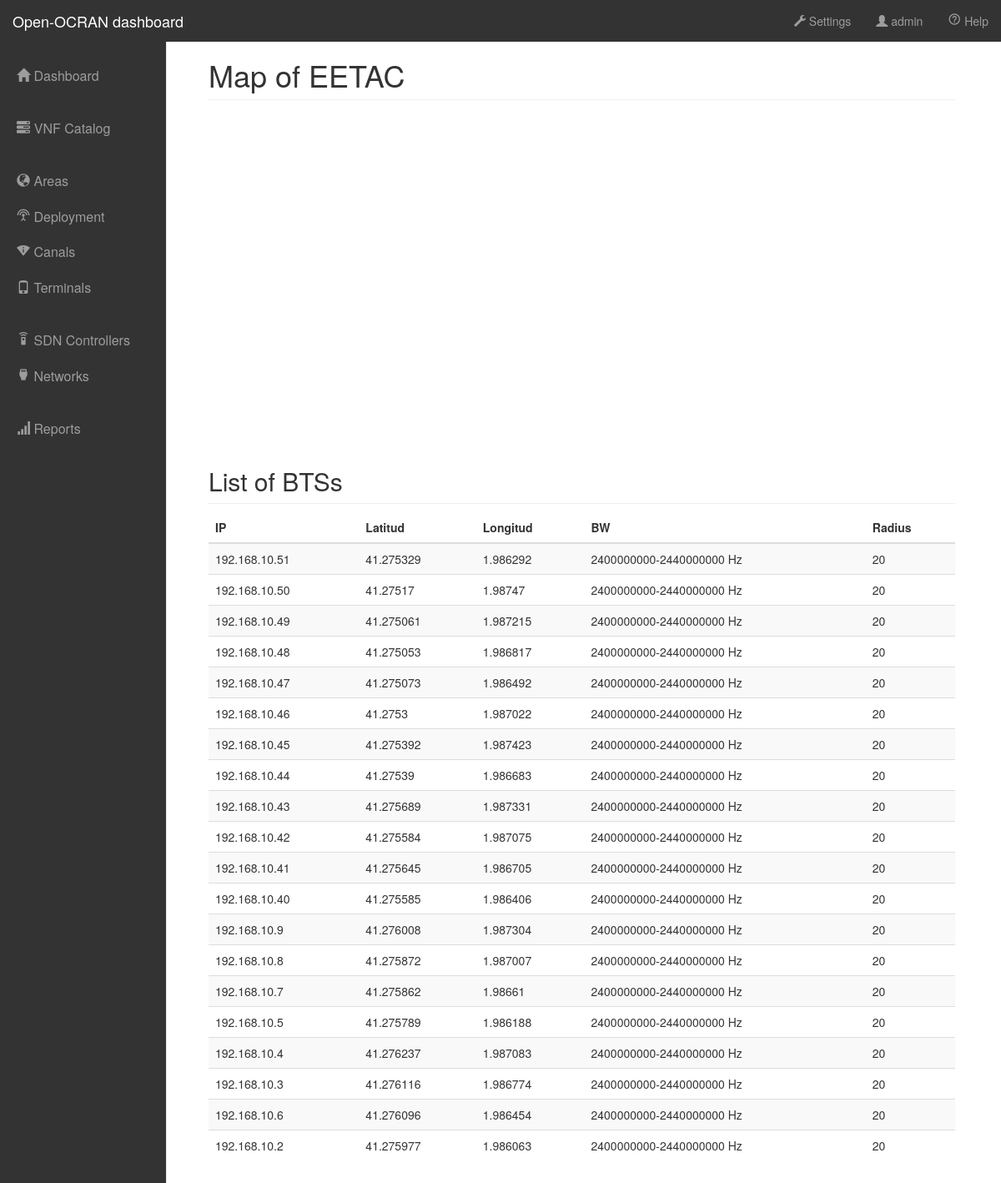
Page /scenarios/areas/13/ (signed in) on the committed database.
### scenarios/models.py (models this page shows, shortened)
class Area(models.Model):
	name = models.CharField(max_length=120)
	latitude = models.CharField(max_length=120, default='41.275621')
	longitude = models.CharField(max_length=120, default='1.986591')
	description = models.TextField(default='description')
	file = models.FileField(null=True, blank=True,upload_to='btss/')
	price = models.FloatField(null=True, blank=True, default = 0)
	forecast = models.CharField(max_length=500, null=True, blank=True)
	rb_offer = models.CharField(max_length=500, null=True, blank=True, default='[0,0,0,0,0,0,0,0,0,0,0,0,0,0,0,0,0,0,0,0,0,0,0]')
	update = models.DateTimeField(auto_now=True,auto_now_add=False)
	timestamp = models.DateTimeField(auto_now=False,auto_now_add=True)
	class Meta:
		ordering = ["-timestamp","-update"]

class Bts(models.Model):
	area = models.ForeignKey(Area, on_delete=models.CASCADE,null=True, blank=True)
	name = models.CharField(max_length=120,null=True, blank=True)
	ip = models.CharField(max_length=120)
	lat = models.CharField(max_length=120)
	longi = models.CharField(max_length=120)
	radio = models.IntegerField(null=True, blank=True)
	neighbor = models.CharField(max_length=500,null=True, blank=True)
	BW = models.CharField(max_length=500,null=True, blank=True)
	freCs = models.CharField(max_length=500,null=True, blank=True,default='')
	update = models.DateTimeField(auto_now=True,auto_now_add=False)
	timestamp = models.DateTimeField(auto_now=False,auto_now_add=True)
	class Meta:
		ordering = ["-timestamp","-update"]

### scenarios/views.py (the view)
# urls.py: url(r'^areas/(?P<id>\d+)/$', area_detail, name='area_detail'),
def area_detail(request,id=None):
	if not request.user.is_authenticated():
		return HttpResponseRedirect(reverse('login'))
	area = get_object_or_404(Area, id=id)
	context = {
		"scenario": area,
		"btss": Bts.objects.filter(area__name=area.name)
	}
	return render(request, "scenarios/scenario_detail.html", context)

### scenarios/templates/scenarios/scenario_detail.html (shortened to what this page needs)
{%extends "base.html"%}
{%block content%}
	<h1 class="page-header">Map of {{scenario.name}}</h1>
    <div id="map-canvas" style="width:auto;height:400px;"></div>
    <h2 class="sub-header">List of BTSs</h2>
        <div class="table-responsive">
            <table class="table table-striped">
                <thead>
                <tr>
                  <th>IP</th>
                  <th>Latitud</th>
                  <th>Longitud</th>
                  <th>BW</th>
                  <th>Radius</th>
                </tr>
                </thead>
                <tbody>
                    {% for bts in btss %}
                        <tr>
                          <td>{{bts.ip}}</td>
                          <td>{{bts.lat}}</td>
                          <td>{{bts.longi}}</td>
                          <td>{{bts.BW}} Hz</td>
                          <td>{{bts.radio}}</td>
                        </tr>
                    {%endfor%}
                </tbody>
            </table>
        </div>
{%endblock content%}

### vnfs/templates/base.html (shortened to what this page needs)
{% load staticfiles %}
<!DOCTYPE html>
<html lang="en">
  <head>
    <link rel="stylesheet" href="http://maxcdn.bootstrapcdn.com/bootstrap/3.3.6/css/bootstrap.min.css">
    <link rel="stylesheet" href="https://maxcdn.bootstrapcdn.com/bootstrap/3.3.6/css/bootstrap.min.css">
    <link rel="stylesheet" type="text/css" href="{% static 'vnfs/dashboard.css' %}" />
  </head>
  <body>
    <nav class="navbar navbar-inverse navbar-fixed-top" style="background-color: #333">
      <div class="container-fluid">
        <div class="navbar-header">
          <a class="navbar-brand" href="#">Open-OCRAN dashboard</a>
        </div>
        <div id="navbar" class="navbar-collapse collapse">
          <ul class="nav navbar-nav navbar-right">
            <li><a href="{% url 'operators:settings' %}"><i class="glyphicon glyphicon-wrench"></i>  Settings</a></li>
            <li><a href="{% url 'logout' %}?next={% url 'login' %}"><i class="glyphicon glyphicon-user"></i>  {{user}}</a></li>
            <li><a href="#">
              <i class="material-icons" style="font-size:16px">help_outline</i>  Help</a></li>
          </ul>
        </div>
      </div>
    </nav>
    <div class="container-fluid">
      <div class="row">
        <div class="col-sm-3 col-md-2 sidebar" style="background-color: #333; margin-top: -1px">
          <ul class="nav nav-sidebar">
            <li>
              <a style="color: #9d9d9d; font-size: 16px" href="{% url 'vnfs:list' %}">
                <i class="glyphicon glyphicon-home" style="font-size:16px;"></i>  Dashboard</a>
            </li>
          </ul>
          <ul class="nav nav-sidebar">
            <li>
              <a style="color: #9d9d9d; font-size: 16px" href="{% url 'vnfs:list' %}">
                <i class="glyphicon glyphicon-tasks" style="font-size:16px;"></i>  VNF Catalog</a>
            </li>
          </ul>
          <ul class="nav nav-sidebar">
            <li><a style="color: #9d9d9d; font-size: 16px" href="{% url 'scenarios:list' %}">
              <i class="glyphicon glyphicon-globe" style="font-size:16px;"></i>  Areas</a></li>
            <li><a style="color: #9d9d9d; font-size: 16px" href="{% url 'deployments:list' %}">
              <i class="material-icons" style="font-size:16px">settings_input_antenna</i> Deployment</a></li>
            <li><a style="color: #9d9d9d; font-size: 16px" href="{% url 'deployments:canals' %}">
              <i class="material-icons" style="font-size:16px">perm_scan_wifi</i>  Canals</a></li>
            <li><a style="color: #9d9d9d; font-size: 16px" href="{% url 'users:list' %}">
                <i class="glyphicon glyphicon-phone" style="font-size:16px;"></i>  Terminals</a></li>
          </ul>
          <ul class="nav nav-sidebar">
            <li><a style="color: #9d9d9d; font-size: 16px" href="{% url 'networks:list' %}">
              <i class="material-icons" style="font-size:16px">settings_remote</i>  SDN Controllers</a></li>
            <li><a style="color: #9d9d9d; font-size: 16px" href="#">
              <i class="material-icons" style="font-size:16px">settings_input_hdmi</i>  Networks</a></li>
          </ul>
          <ul class="nav nav-sidebar">
            <li><a style="color: #9d9d9d; font-size: 16px" href="">
              <i class="glyphicon glyphicon-signal" style="font-size:16px;"></i>  Reports</a></li>
          </ul>
        </div>
        </div>
        <div class="col-sm-9 col-sm-offset-3 col-md-10 col-md-offset-2 main">
         {% block content%}{% endblock content%}
        </div>
      </div>
  </body>
</html>

### vnfs/static/vnfs/dashboard.css (style rules this page uses)
body { padding-top: 50px; }
.sub-header { padding-bottom: 10px; border-bottom: 1px solid #eee; }
.navbar-fixed-top { border: 0; }
.sidebar { display: none; }
@media (min-width: 768px) { .sidebar { position: fixed; top: 51px; bottom: 0; left: 0; z-index: 1000; display: block; padding: 20px; overflow-x: hidden; overflow-y: auto; background-color: #f5f5f5; border-right: 1px solid #eee; } }
.nav-sidebar { margin-right: -21px; margin-bottom: 20px; margin-left: -20px; }
.nav-sidebar > li > a { padding-right: 20px; padding-left: 20px; }
.main { padding: 20px; }
@media (min-width: 768px) { .main { padding-right: 40px; padding-left: 40px; } }
.main .page-header { margin-top: 0; }

### rows in the picture
Area: name "EETAC"
Bts: ip "192.168.10.51", lat "41.275329", longi "1.986292", BW "2400000000-2440000000", radio "20"
Bts: ip "192.168.10.50", lat "41.27517", longi "1.98747", BW "2400000000-2440000000", radio "20"
Bts: ip "192.168.10.49", lat "41.275061", longi "1.987215", BW "2400000000-2440000000", radio "20"
Bts: ip "192.168.10.48", lat "41.275053", longi "1.986817", BW "2400000000-2440000000", radio "20"
Bts: ip "192.168.10.47", lat "41.275073", longi "1.986492", BW "2400000000-2440000000", radio "20"
Bts: ip "192.168.10.46", lat "41.2753", longi "1.987022", BW "2400000000-2440000000", radio "20"
Bts: ip "192.168.10.45", lat "41.275392", longi "1.987423", BW "2400000000-2440000000", radio "20"
Bts: ip "192.168.10.44", lat "41.27539", longi "1.986683", BW "2400000000-2440000000", radio "20"
Bts: ip "192.168.10.43", lat "41.275689", longi "1.987331", BW "2400000000-2440000000", radio "20"
Bts: ip "192.168.10.42", lat "41.275584", longi "1.987075", BW "2400000000-2440000000", radio "20"
Bts: ip "192.168.10.41", lat "41.275645", longi "1.986705", BW "2400000000-2440000000", radio "20"
Bts: ip "192.168.10.40", lat "41.275585", longi "1.986406", BW "2400000000-2440000000", radio "20"
Bts: ip "192.168.10.9", lat "41.276008", longi "1.987304", BW "2400000000-2440000000", radio "20"
Bts: ip "192.168.10.8", lat "41.275872", longi "1.987007", BW "2400000000-2440000000", radio "20"
Bts: ip "192.168.10.7", lat "41.275862", longi "1.98661", BW "2400000000-2440000000", radio "20"
Bts: ip "192.168.10.5", lat "41.275789", longi "1.986188", BW "2400000000-2440000000", radio "20"
Bts: ip "192.168.10.4", lat "41.276237", longi "1.987083", BW "2400000000-2440000000", radio "20"
Bts: ip "192.168.10.3", lat "41.276116", longi "1.986774", BW "2400000000-2440000000", radio "20"
Bts: ip "192.168.10.6", lat "41.276096", longi "1.986454", BW "2400000000-2440000000", radio "20"
Bts: ip "192.168.10.2", lat "41.275977", longi "1.986063", BW "2400000000-2440000000", radio "20"

### other values in the picture
{{ user }} "admin"
